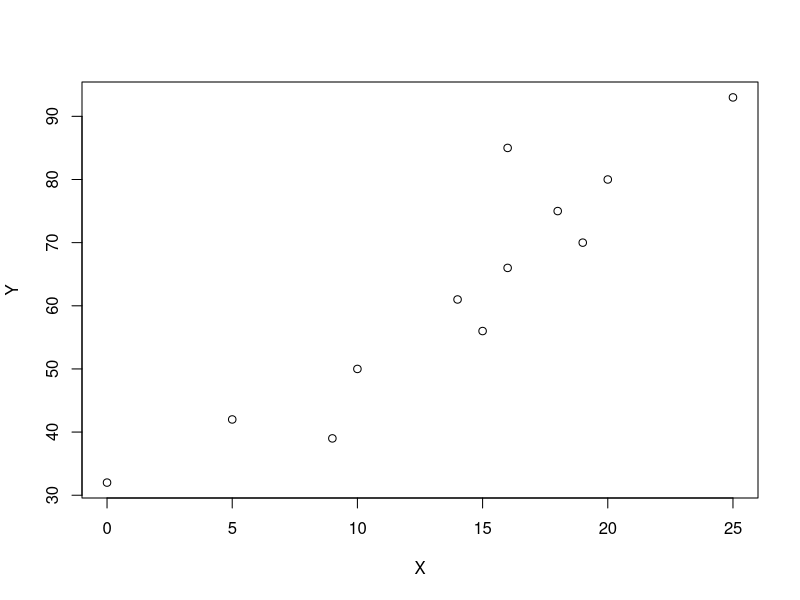

This chart was generated by the following R code:
dataset = matrix(
  c(9, 39, 15, 56, 25, 93, 14, 61, 10, 50, 18, 75, 0, 32, 16, 85, 5, 42, 19, 70, 16, 66, 20, 80),
  ncol = 2,
  byrow = TRUE
)

colnames(dataset, do.NULL = FALSE)
colnames(dataset) <- c("X","Y")


dataset <- as.data.frame(dataset)


TotalXY = colSums(dataset)

MeanXY = colMeans(dataset)

plot(dataset)

summary(dataset)

var(dataset)

cov(dataset)

X = matrix(
  dataset$X,
  ncol = 1,
  byrow = TRUE
)

Y = matrix(
  dataset$Y,
  ncol = 1,
  byrow = TRUE
)

Xlen = length(X)

Ylen = length(Y)

meanM <- function(arr , len){
  return( sum(arr)/len )
}

matCov = matrix(
  ncol = 2,
  nrow = 2,
  byrow = TRUE
)

covM <- function(arr1, arr2, len){
  sum = 0
  for(i in 1: len){
    sum = sum + (arr1[i] - meanM(arr1, len)) * (arr2[i] - meanM(arr2, len))
  }
  return(sum / (len - 1))
}


for(i in 1: 3){
  for(j in 1: 3){
    if(i == 1 & j == 1){
      matCov[i, j] = covM(X, X, Xlen)
    }
    else if(i == 1 & j == 2){
      matCov[i, j] = covM(X, Y, Xlen)
    }
    else if(i == 2 & j == 1){
      matCov[i, j] = covM(Y, X, Xlen)
    }
    else if(i == 2 & j == 2){
      matCov[i, j] = covM(Y, Y, Xlen)
    }
  }
}


cov(dataset)

print(matCov)
